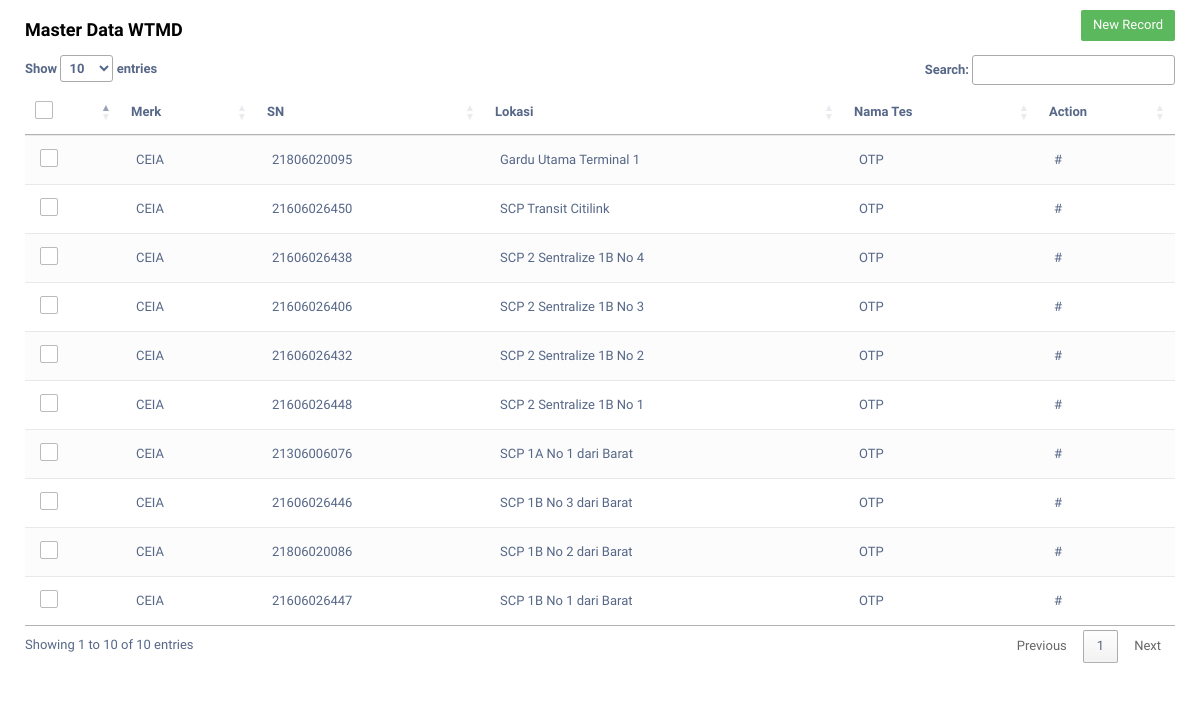
The app's page /dashboard/masterdata_wtmd.php with its own data.
### tables this page shows
CREATE TABLE `wtmd1` (
  `id_merk` int(10) NOT NULL,
  `merk` varchar(20) NOT NULL,
  `sn` varchar(20) DEFAULT NULL,
  `lokasi` varchar(50) DEFAULT NULL,
  `nama_tes` varchar(20) NOT NULL
);

### dashboard/masterdata_wtmd.php (the view, shortened to what this page needs)
<!DOCTYPE html>
<html lang="en">
<head>
	<link rel="stylesheet" href="https://maxcdn.bootstrapcdn.com/font-awesome/4.7.0/css/font-awesome.min.css">
	<link rel="stylesheet" href="https://maxcdn.bootstrapcdn.com/bootstrap/3.3.7/css/bootstrap.min.css">
	<link rel="stylesheet" type="text/css" media="screen" href="https://cdn.datatables.net/1.10.19/css/jquery.dataTables.min.css">
</head>
<body>
	<?php
	include "koneksi.php";
	$controladd = $_GET['controladd'];
	?>
	<form method="post" action="">
		<div class="table-wrapper">
			<div class="table-title">
				<div class="row">
					<div class="col-sm-6">
						<h4><b>Master Data WTMD</b></h4>
					</div>
					<div class="col-sm-6">
						<a href="#addEmployeeModal" class="btn btn-success" data-toggle="modal">New Record</a>
					</div>
				</div>
			</div>
			<table id="tabel-data" class="table table-striped table-hover">
				<thead>
					<tr>
						<th>
							<span class="custom-checkbox">
								<label for="selectAll"></label>
							</span>
						</th>
						<th>Merk</th>
						<th>SN</th>
						<th>Lokasi</th>
						<th>Nama Tes</th>
                        <th>Action</th>
					</tr>
				</thead>
				<tbody>
                <?php
					$ksql = "SELECT * FROM wtmd1 ORDER BY id_merk DESC";
					$khasil = mysqli_query($conn, $ksql);
					while ($krow = mysqli_fetch_array($khasil)) {
					?>
						<tr>
							<td>
								<span class="custom-checkbox">
									<label for="checkbox5"></label>
								</span>
							</td>
							<td><?php echo $krow['merk']; ?></td>
							<td><?php echo $krow['sn']; ?></td>
							<td><?php echo $krow['lokasi']; ?></td>
							<td><?php echo $krow['nama_tes']; ?></td>
							<td>
								<?php
								if ($controladd == "1") {
								?>
									<a href="#editEmployeeModal<?php echo $krow['id_merk']; ?>" class="edit" data-toggle="modal"><i class="material-icons" data-toggle="tooltip" title="Edit">&#xE254;</i></a>
									<a href="#deleteEmployeeModal<?php echo $krow['id_merk']; ?>" class="delete" data-toggle="modal"><i class="material-icons" data-toggle="tooltip" title="Delete">&#xE872;</i></a>
								<?php
								} else {
									echo "#";
								}
								?>
							</td>
						</tr>
					<?php
                    }
					?>
				</tbody>
			</table>
		</div>
	</form>
</body>
</html>

### dashboard/masterdata_wtmd.php (style rules this page uses)
body { color: #566787; background: #fff; font-family: 'Varela Round', sans-serif; font-size: 13px; }
.table-wrapper { background: #fff; padding: 10px 25px; }
.table-title { padding-bottom: 5px; background: #fff; color: #000; }
.table-title .btn { color: #fff; float: right; font-size: 13px; border: none; min-width: 50px; border-radius: 2px; border: none; outline: none !important; margin-left: 10px; }
table.table tr th, table.table tr td { border-color: #e9e9e9; padding: 12px 15px; vertical-align: middle; }
table.table tr th:first-child { width: 60px; }
table.table tr th:last-child { width: 100px; }
table.table-striped tbody tr:nth-of-type(odd) { background-color: #fcfcfc; }
.custom-checkbox { position: relative; }
.custom-checkbox label:before { width: 18px; height: 18px; }
.custom-checkbox label:before { content: ''; margin-right: 10px; display: inline-block; vertical-align: text-top; background: white; border: 1px solid #bbb; border-radius: 2px; box-sizing: border-box; z-index: 2; }

### records on screen
wtmd1: merk "CEIA", sn "21806020095", lokasi "Gardu Utama Terminal 1", nama_tes "OTP"
wtmd1: merk "CEIA", sn "21606026450", lokasi "SCP Transit Citilink", nama_tes "OTP"
wtmd1: merk "CEIA", sn "21606026438", lokasi "SCP 2 Sentralize 1B No 4", nama_tes "OTP"
wtmd1: merk "CEIA", sn "21606026406", lokasi "SCP 2 Sentralize 1B No 3", nama_tes "OTP"
wtmd1: merk "CEIA", sn "21606026432", lokasi "SCP 2 Sentralize 1B No 2", nama_tes "OTP"
wtmd1: merk "CEIA", sn "21606026448", lokasi "SCP 2 Sentralize 1B No 1", nama_tes "OTP"
wtmd1: merk "CEIA", sn "21306006076", lokasi "SCP 1A No 1 dari Barat", nama_tes "OTP"
wtmd1: merk "CEIA", sn "21606026446", lokasi "SCP 1B No 3 dari Barat", nama_tes "OTP"
wtmd1: merk "CEIA", sn "21806020086", lokasi "SCP 1B No 2 dari Barat", nama_tes "OTP"
wtmd1: merk "CEIA", sn "21606026447", lokasi "SCP 1B No 1 dari Barat", nama_tes "OTP"
